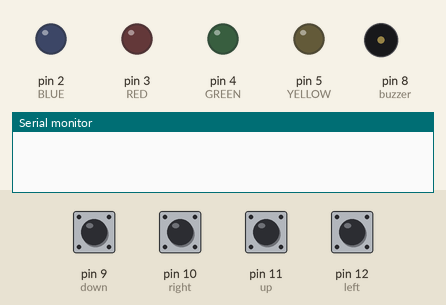
A program run on a simulated Arduino Uno, built with avr-gcc and run on an emulated ATmega328P. Shown: output pins drawn as LEDs (lit = HIGH), buzzer (waves = sounding), the last lines printed to the serial monitor. The test bench sets the inputs (shaded band); at power-on: pin 9 (down), pin 10 (right), pin 11 (up), pin 12 (left) HIGH. Random numbers use the default seed unless the program sets one.

Above: at 1.2 s.
1.3 s: pin 9 (down) pulled LOW for 0.15 s
At 1.49 s:
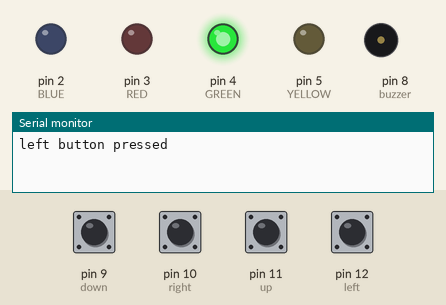
3.0 s: pin 10 (right) pulled LOW for 1 s
At 3.2 s:
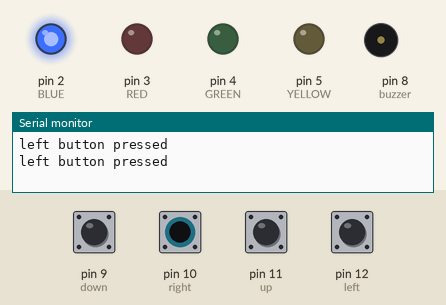
6.0 s: pin 11 (up) pulled LOW for 0.15 s
At 6.2 s:
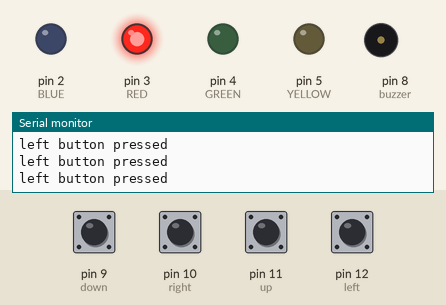
7.7 s: pin 12 (left) pulled LOW for 0.15 s
At 7.89 s:
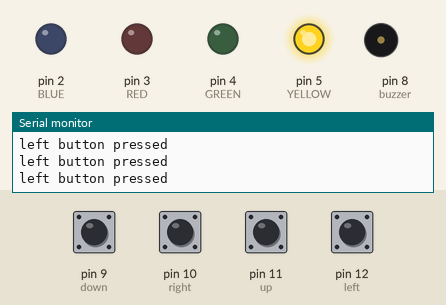
9.4 s: pin 9 (down) driven LOW and pin 10 (right) driven LOW
At 9.6 s:
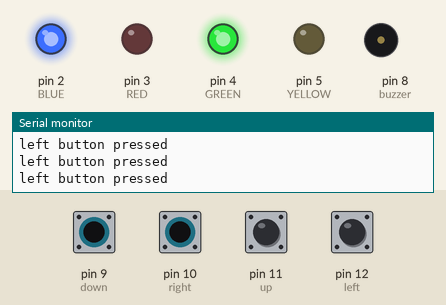
12.4 s: pin 11 (up) pulled LOW for 1 s
At 12.6 s:
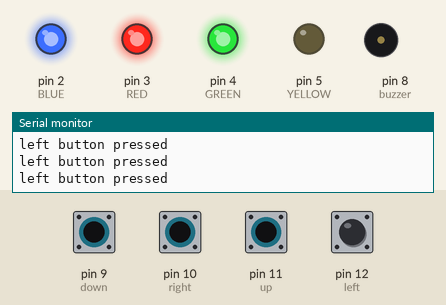
Timing chart, 0 to 16.4 s (numbered marks = the images above; inputs shaded):
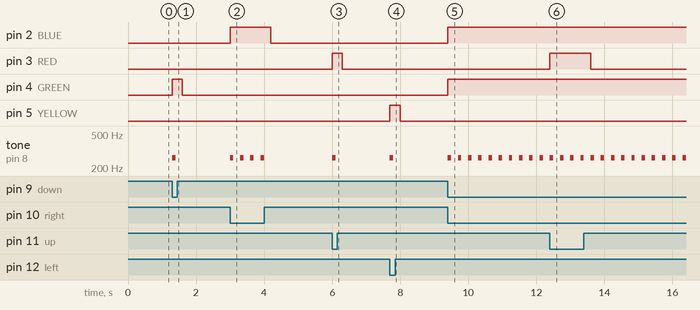

The program:

main.cpp
```cpp
#include <Arduino.h>

//Button Pins
const int left = 12;
const int up = 11;
const int right = 10;
const int down = 9;

//Buzzer Pin
const int buzzer = 8;

//Buttton Delay
unsigned long bounceDelay = 300;
unsigned long prevTime = 0;

//Simon Says Patterns
int simonSays[10];

//Led Colors
enum Colors {
    YELLOW = 5,
    GREEN = 4,
    RED = 3,
    BLUE = 2
};
Colors allColors[4] = {YELLOW, GREEN, RED, BLUE};

//Random Color Choice
int simonChoice = random(0,4);


//Led Hold Time
unsigned long prevLedTime = 0;
const unsigned long universalLedTime = 300;


class Led {
    private:
    int state;
    Colors color;
    unsigned long ledPrevTime;

    public:
    Led(Colors color) {
        state = LOW;
        this->color = color;
        ledPrevTime = 0;
    }
    void turnOn() {
        state = HIGH;
        digitalWrite(this->color, state);
    }
    void turnOff() {
        state = LOW;
        digitalWrite(this->color, state);
    }
    int ledState() {
        return state;
    }
    unsigned long lastTime() {
        return ledPrevTime;
    }
    void updateLastTime() {
        ledPrevTime = millis();
    }
};


//Led Objects
Led Yellow(YELLOW);
Led Red(RED);
Led Blue(BLUE);
Led Green(GREEN);


    void normalFeedback(int buttonState, Led& led) {
        if (buttonState == LOW && millis() - led.lastTime() >= bounceDelay) {
            Serial.println("left button pressed");
            led.turnOn();
            led.updateLastTime();
            tone(buzzer, 262, 100);
            prevTime = millis();
        }

        if (led.ledState() == HIGH && millis() - led.lastTime() >= universalLedTime) {
            led.turnOff();
        }
    };


void setup() {
    Serial.begin(9600);

    pinMode(buzzer, OUTPUT);

    pinMode(YELLOW, OUTPUT);
    pinMode(GREEN, OUTPUT);
    pinMode(RED, OUTPUT);
    pinMode(BLUE, OUTPUT);

    pinMode(left, INPUT_PULLUP);
    pinMode(up, INPUT_PULLUP);
    pinMode(right, INPUT_PULLUP);
    pinMode(down, INPUT_PULLUP);
}

void loop() {
    int YellowState = digitalRead(YELLOW);
    int GreenState = digitalRead(GREEN);
    int RedState = digitalRead(RED);
    int BlueState = digitalRead(BLUE);

    int leftState = digitalRead(left);
    int upState = digitalRead(up);
    int rightState = digitalRead(right);
    int downState = digitalRead(down);


    normalFeedback(leftState, Yellow);
    normalFeedback(upState, Red);
    normalFeedback(rightState, Blue);
    normalFeedback(downState, Green);


    }
```

Measured:
- after the input at 1.3 s, pin 4 (GREEN): LOW → HIGH at once, → LOW 0.30 s later; tone on pin 8 (buzzer): silent → 262 Hz at once, → silent 0.10 s later
- after the input at 3.0 s, pin 2 (BLUE): LOW → HIGH at once, → LOW 1.2 s later; tone on pin 8 (buzzer): alternates 262 Hz for 0.10 s and silent for 0.20 s, 8 changes in all, then stays silent, starting at once
- after the input at 6.0 s, pin 3 (RED): LOW → HIGH at once, → LOW 0.30 s later; tone on pin 8 (buzzer): silent → 262 Hz at once, → silent 0.10 s later
- after the input at 7.7 s, pin 5 (YELLOW): LOW → HIGH at once, → LOW 0.30 s later; tone on pin 8 (buzzer): silent → 262 Hz at once, → silent 0.10 s later
- after the input at 9.4 s, pin 2 (BLUE), pin 4 (GREEN): LOW → HIGH at once; tone on pin 8 (buzzer): alternates 262 Hz for 0.10 s and silent for 0.20 s, starting at once
- after the input at 12.4 s, pin 3 (RED): LOW → HIGH at once, → LOW 1.2 s later
